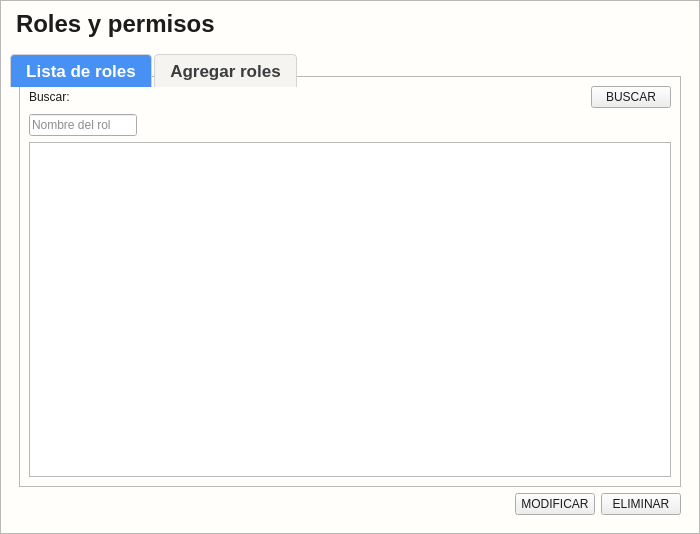
<?xml version="1.0" encoding="UTF-8"?>
<ui version="4.0">
 <class>Control_Roles_Permisos</class>
 <widget class="QWidget" name="Control_Roles_Permisos">
  <property name="geometry">
   <rect>
    <x>0</x>
    <y>0</y>
    <width>700</width>
    <height>534</height>
   </rect>
  </property>
  <property name="minimumSize">
   <size>
    <width>400</width>
    <height>0</height>
   </size>
  </property>
  <property name="maximumSize">
   <size>
    <width>800</width>
    <height>16777215</height>
   </size>
  </property>
  <property name="windowTitle">
   <string>Form</string>
  </property>
  <property name="styleSheet">
   <string notr="true">*{color: #1d1c1c;}
#Control_Roles_Permisos{
background: #fffefb;
}
#etiquetaTitulo_Roles{
font-size:24px;
font-family:Arial;
font-weight:bold;
color: #1d1c1c;
margin-bottom:10px;
}
[objectName*=&quot;contenedor&quot;]{
background: #fffefb;
border:none;
}
#contenedor_permisosscroll{
background: #E3E3E3;
}
[objectName*=&quot;etiquetaTitulo_&quot;]{
font-size:18px;
color: #1d1c1c;
font-weight: bold;
font-family:Arial;
}
[objectName*=&quot;opcion_&quot;]{
font-size:14px;
color: #1d1c1c;
font-family:Arial;
}
[objectName*=&quot;etiquetasubtitulo_&quot;]{
font-size:14px;
color: #1d1c1c;
font-weight: bold;
font-family:Arial;
}
[objectName*=&quot;etiqueta_&quot;]{
font-size:14px;
color: #1d1c1c;
font-weight: bold;
font-family:Arial;
}
[objectName*=&quot;txt_&quot;]{
font-size:14px;
color: #1d1c1c;
font-family:Arial;
background: #F5F5F5;
border-radius:5px;
border: none;
border-bottom: 1px solid #1d1c1c;
min-width: 300px;
}
[objectName*=&quot;btn_btn_&quot;]{
font-size:14px;
color: #fffefb;
font-family:Arial;
font-weight: bold;
background: #00619a;
border-radius:5px;
height: 25px;
border: none;
padding-left: 10px;
padding-right:10px;
}
[objectName*=&quot;txt_&quot;]:focus{
border: none;
border-bottom: 2px solid #023375;
}
[objectName*=&quot;btn_btn_&quot;]:hover{
background: #2196F3;
}
/*TABLA*/

[objectName*=&quot;tabla_&quot;] {
    font-family: Arial;
    font-size: 14px;
background: #E3E3E3;
}

/* Encabezados de la tabla */

[objectName*=&quot;tabla_&quot;] {
font-family: Arial;
font-size: 14px;
background: #E3E3E3;
border: 1px solid #4791F5;
}

[objectName*=&quot;tabla_&quot;] QTableView {
background-color: #ffffff;
alternate-background-color: #f0f0f0;
selection-background-color: #cce4ff;
selection-color: black;
}

/* Encabezados */
[objectName*=&quot;tabla_&quot;] QHeaderView::section {
background-color: #023375;
color: white;
font-size: 16px;
padding: 5px;
border: 1px solid gray;
}

[objectName*=&quot;tabla_&quot;] QHeaderView::horizontal,
[objectName*=&quot;tabla_&quot;] QHeaderView::vertical {
background-color: #023375;
color: white;
}

/* Ítems seleccionados */
[objectName*=&quot;tabla_&quot;] QTableView::item:selected {
background-color: #cce4ff;
color: black;
}


QTabWidget::pane {
        border: none;
        position: absolute;
        top: -20px;
    }
    
    /* Pestaña no seleccionada */
    QTabBar::tab {
        background: #F5F4F1;
        color: #3B3C3D;
        border: 1px solid #D3D3D3;
        border-bottom: none;
        padding: 6px 15px;
        min-width: 80px;
        border-top-left-radius: 4px;
        border-top-right-radius: 4px;
        margin-right: 2px;
    }
    
    /* Pestaña seleccionada */
    QTabBar::tab:selected {
        background: #4791F5;
        color: white;
        font-weight: bold;
    }
    
    /* Pestaña al pasar el mouse */
    QTabBar::tab:hover {
        background: #E8E8E8;
    }
    
    /* Pestaña deshabilitada */
    QTabBar::tab:disabled {
        background: #EEEEEE;
        color: #AAAAAA;
    }
    
    /* Área de las pestañas */
    QTabBar {
        background: transparent;
    }</string>
  </property>
  <layout class="QGridLayout" name="gridLayout">
   <property name="leftMargin">
    <number>0</number>
   </property>
   <property name="topMargin">
    <number>0</number>
   </property>
   <property name="rightMargin">
    <number>0</number>
   </property>
   <property name="bottomMargin">
    <number>0</number>
   </property>
   <property name="spacing">
    <number>0</number>
   </property>
   <item row="0" column="0">
    <widget class="QFrame" name="contenedor">
     <property name="frameShape">
      <enum>QFrame::Shape::StyledPanel</enum>
     </property>
     <property name="frameShadow">
      <enum>QFrame::Shadow::Raised</enum>
     </property>
     <layout class="QGridLayout" name="gridLayout_4">
      <item row="0" column="0">
       <widget class="QLabel" name="etiquetaTitulo_Roles">
        <property name="text">
         <string>Roles y permisos</string>
        </property>
       </widget>
      </item>
      <item row="1" column="0">
       <widget class="QTabWidget" name="contenedor_funcionesroles">
        <property name="font">
         <font>
          <pointsize>13</pointsize>
          <bold>true</bold>
         </font>
        </property>
        <property name="currentIndex">
         <number>0</number>
        </property>
        <widget class="QWidget" name="contenedor_funcionlistaroles">
         <attribute name="title">
          <string>Lista de roles</string>
         </attribute>
         <layout class="QGridLayout" name="gridLayout_2">
          <item row="0" column="0" colspan="5">
           <widget class="QFrame" name="contenedor_tabla">
            <property name="frameShape">
             <enum>QFrame::Shape::StyledPanel</enum>
            </property>
            <property name="frameShadow">
             <enum>QFrame::Shadow::Raised</enum>
            </property>
            <layout class="QGridLayout" name="gridLayout_3">
             <item row="0" column="3">
              <widget class="QPushButton" name="btn_btn_buscar">
               <property name="cursor">
                <cursorShape>PointingHandCursor</cursorShape>
               </property>
               <property name="text">
                <string>BUSCAR</string>
               </property>
              </widget>
             </item>
             <item row="1" column="0" colspan="2">
              <widget class="QLineEdit" name="txt_Buscar_nombrerol">
               <property name="placeholderText">
                <string>Nombre del rol</string>
               </property>
              </widget>
             </item>
             <item row="0" column="0">
              <widget class="QLabel" name="etiqueta_buscar">
               <property name="text">
                <string>Buscar:</string>
               </property>
              </widget>
             </item>
             <item row="1" column="2">
              <spacer name="horizontalSpacer_2">
               <property name="orientation">
                <enum>Qt::Orientation::Horizontal</enum>
               </property>
               <property name="sizeHint" stdset="0">
                <size>
                 <width>40</width>
                 <height>20</height>
                </size>
               </property>
              </spacer>
             </item>
             <item row="0" column="1" colspan="2">
              <spacer name="horizontalSpacer">
               <property name="orientation">
                <enum>Qt::Orientation::Horizontal</enum>
               </property>
               <property name="sizeHint" stdset="0">
                <size>
                 <width>40</width>
                 <height>20</height>
                </size>
               </property>
              </spacer>
             </item>
             <item row="2" column="0" colspan="4">
              <widget class="QTableView" name="tabla_listaroles">
               <property name="editTriggers">
                <set>QAbstractItemView::EditTrigger::NoEditTriggers</set>
               </property>
               <property name="alternatingRowColors">
                <bool>true</bool>
               </property>
               <property name="selectionMode">
                <enum>QAbstractItemView::SelectionMode::SingleSelection</enum>
               </property>
               <property name="selectionBehavior">
                <enum>QAbstractItemView::SelectionBehavior::SelectRows</enum>
               </property>
               <property name="gridStyle">
                <enum>Qt::PenStyle::DashLine</enum>
               </property>
               <attribute name="horizontalHeaderStretchLastSection">
                <bool>true</bool>
               </attribute>
              </widget>
             </item>
            </layout>
           </widget>
          </item>
          <item row="2" column="4" alignment="Qt::AlignmentFlag::AlignRight">
           <widget class="QPushButton" name="btn_btn_eliminarrol">
            <property name="text">
             <string>ELIMINAR</string>
            </property>
            <property name="icon">
             <iconset resource="../../Source/iconosSVG.qrc">
              <normaloff>:/iconosBlancos/Icons/iconos/Blanco/eliminar_blanco.svg</normaloff>:/iconosBlancos/Icons/iconos/Blanco/eliminar_blanco.svg</iconset>
            </property>
            <property name="iconSize">
             <size>
              <width>20</width>
              <height>20</height>
             </size>
            </property>
           </widget>
          </item>
          <item row="2" column="3">
           <widget class="QPushButton" name="btn_btn_modificarrol">
            <property name="text">
             <string>MODIFICAR</string>
            </property>
            <property name="icon">
             <iconset resource="../../Source/iconosSVG.qrc">
              <normaloff>:/iconosBlancos/Icons/iconos/Blanco/actualizar_blanco.svg</normaloff>:/iconosBlancos/Icons/iconos/Blanco/actualizar_blanco.svg</iconset>
            </property>
            <property name="iconSize">
             <size>
              <width>20</width>
              <height>20</height>
             </size>
            </property>
           </widget>
          </item>
          <item row="2" column="1">
           <spacer name="horizontalSpacer_3">
            <property name="orientation">
             <enum>Qt::Orientation::Horizontal</enum>
            </property>
            <property name="sizeHint" stdset="0">
             <size>
              <width>40</width>
              <height>20</height>
             </size>
            </property>
           </spacer>
          </item>
         </layout>
        </widget>
        <widget class="QWidget" name="contenedor_funcioncrearroles">
         <attribute name="title">
          <string>Agregar roles</string>
         </attribute>
         <layout class="QGridLayout" name="gridLayout_7">
          <item row="0" column="0">
           <widget class="QFrame" name="contenedor_2">
            <property name="frameShape">
             <enum>QFrame::Shape::StyledPanel</enum>
            </property>
            <property name="frameShadow">
             <enum>QFrame::Shadow::Raised</enum>
            </property>
            <layout class="QGridLayout" name="gridLayout_5">
             <item row="9" column="1" alignment="Qt::AlignmentFlag::AlignRight">
              <widget class="QPushButton" name="btn_btn_agregar">
               <property name="cursor">
                <cursorShape>PointingHandCursor</cursorShape>
               </property>
               <property name="text">
                <string>GUARDAR</string>
               </property>
               <property name="icon">
                <iconset resource="../../Source/iconosSVG.qrc">
                 <normaloff>:/iconosBlancos/Icons/iconos/Blanco/guardar_blanco.svg</normaloff>:/iconosBlancos/Icons/iconos/Blanco/guardar_blanco.svg</iconset>
               </property>
               <property name="iconSize">
                <size>
                 <width>20</width>
                 <height>20</height>
                </size>
               </property>
              </widget>
             </item>
             <item row="1" column="0" colspan="2">
              <widget class="Line" name="line">
               <property name="orientation">
                <enum>Qt::Orientation::Horizontal</enum>
               </property>
              </widget>
             </item>
             <item row="8" column="0" colspan="2">
              <widget class="QScrollArea" name="contenedor_permisos">
               <property name="widgetResizable">
                <bool>true</bool>
               </property>
               <widget class="QWidget" name="contenedor_permisosscroll">
                <property name="geometry">
                 <rect>
                  <x>0</x>
                  <y>0</y>
                  <width>634</width>
                  <height>518</height>
                 </rect>
                </property>
                <layout class="QGridLayout" name="gridLayout_6">
                 <item row="8" column="4">
                  <widget class="QLabel" name="etiquetasubtitulo_puestos">
                   <property name="text">
                    <string>Puestos</string>
                   </property>
                  </widget>
                 </item>
                 <item row="17" column="0">
                  <widget class="QCheckBox" name="opcion_modificargrupopermisos">
                   <property name="text">
                    <string>Modificar</string>
                   </property>
                  </widget>
                 </item>
                 <item row="14" column="0">
                  <widget class="QLabel" name="etiquetasubtitulo_grupopermisos">
                   <property name="text">
                    <string>Grupo de permisos</string>
                   </property>
                  </widget>
                 </item>
                 <item row="14" column="2">
                  <widget class="QLabel" name="etiquetasubtitulo_transacciones">
                   <property name="text">
                    <string>Transacciones</string>
                   </property>
                  </widget>
                 </item>
                 <item row="18" column="0">
                  <widget class="QLabel" name="etiquetasubtitulo_usuarios">
                   <property name="text">
                    <string>Usuarios</string>
                   </property>
                  </widget>
                 </item>
                 <item row="16" column="2">
                  <widget class="QCheckBox" name="opcion_eliminartransacciones">
                   <property name="text">
                    <string>Eliminar</string>
                   </property>
                  </widget>
                 </item>
                 <item row="15" column="4">
                  <widget class="QCheckBox" name="opcion_crearturnos">
                   <property name="text">
                    <string>Crear</string>
                   </property>
                  </widget>
                 </item>
                 <item row="15" column="0">
                  <widget class="QCheckBox" name="opcion_creargrupopermisos">
                   <property name="text">
                    <string>Crear</string>
                   </property>
                  </widget>
                 </item>
                 <item row="15" column="2">
                  <widget class="QCheckBox" name="opcion_creartrasacciones">
                   <property name="text">
                    <string>Crear</string>
                   </property>
                  </widget>
                 </item>
                 <item row="4" column="4">
                  <widget class="QLabel" name="etiquetasubtitulo_cliente">
                   <property name="text">
                    <string>Clientes</string>
                   </property>
                  </widget>
                 </item>
                 <item row="5" column="0">
                  <widget class="QCheckBox" name="opcion_crearempleado">
                   <property name="text">
                    <string>Crear</string>
                   </property>
                  </widget>
                 </item>
                 <item row="4" column="0">
                  <widget class="QLabel" name="etiquetasubtitulo_empleado">
                   <property name="text">
                    <string>Empleados</string>
                   </property>
                  </widget>
                 </item>
                 <item row="6" column="4">
                  <widget class="QCheckBox" name="opcion_eliminarcliente">
                   <property name="text">
                    <string>Eliminar</string>
                   </property>
                  </widget>
                 </item>
                 <item row="11" column="0">
                  <widget class="QCheckBox" name="opcion_modificarsucursal">
                   <property name="text">
                    <string>Modificar</string>
                   </property>
                  </widget>
                 </item>
                 <item row="0" column="0">
                  <widget class="QLabel" name="etiquetasubtitulo_venta">
                   <property name="text">
                    <string>Ventas</string>
                   </property>
                  </widget>
                 </item>
                 <item row="0" column="2">
                  <widget class="QLabel" name="etiquetasubtitulo_compra">
                   <property name="text">
                    <string>Compras</string>
                   </property>
                  </widget>
                 </item>
                 <item row="2" column="2">
                  <widget class="QCheckBox" name="opcion_eliminarcompra">
                   <property name="text">
                    <string>Eliminar</string>
                   </property>
                  </widget>
                 </item>
                 <item row="1" column="0">
                  <widget class="QCheckBox" name="opcion_crearventa">
                   <property name="text">
                    <string>Crear</string>
                   </property>
                  </widget>
                 </item>
                 <item row="8" column="2">
                  <widget class="QLabel" name="etiquetasubtitulo_departamentos">
                   <property name="text">
                    <string>Departamentos</string>
                   </property>
                  </widget>
                 </item>
                 <item row="11" column="4">
                  <widget class="QCheckBox" name="opcion_modificarpuesto">
                   <property name="text">
                    <string>Modificar</string>
                   </property>
                  </widget>
                 </item>
                 <item row="10" column="4">
                  <widget class="QCheckBox" name="opcion_eliminarpuesto">
                   <property name="text">
                    <string>Eliminar</string>
                   </property>
                  </widget>
                 </item>
                 <item row="4" column="2">
                  <widget class="QLabel" name="etiquetasubtitulo_proveedor">
                   <property name="text">
                    <string>Proveedores</string>
                   </property>
                  </widget>
                 </item>
                 <item row="5" column="2">
                  <widget class="QCheckBox" name="opcion_crearproveedor">
                   <property name="text">
                    <string>Crear</string>
                   </property>
                  </widget>
                 </item>
                 <item row="10" column="0">
                  <widget class="QCheckBox" name="opcion_eliminarsucursal">
                   <property name="text">
                    <string>Eliminar</string>
                   </property>
                  </widget>
                 </item>
                 <item row="7" column="4">
                  <widget class="QCheckBox" name="opcion_modificarcliente">
                   <property name="text">
                    <string>Modificar</string>
                   </property>
                  </widget>
                 </item>
                 <item row="8" column="0">
                  <widget class="QLabel" name="etiquetasubtitulo_sucursal">
                   <property name="text">
                    <string>Sucursales</string>
                   </property>
                  </widget>
                 </item>
                 <item row="7" column="2">
                  <widget class="QCheckBox" name="opcion_modificarproveedor">
                   <property name="text">
                    <string>Modificar</string>
                   </property>
                  </widget>
                 </item>
                 <item row="6" column="2">
                  <widget class="QCheckBox" name="opcion_eliminarproveedor">
                   <property name="text">
                    <string>Eliminar</string>
                   </property>
                  </widget>
                 </item>
                 <item row="5" column="4">
                  <widget class="QCheckBox" name="opcion_crearcliente">
                   <property name="text">
                    <string>Crear</string>
                   </property>
                  </widget>
                 </item>
                 <item row="9" column="0">
                  <widget class="QCheckBox" name="opcion_crearsucursal">
                   <property name="text">
                    <string>Crear</string>
                   </property>
                  </widget>
                 </item>
                 <item row="2" column="0">
                  <widget class="QCheckBox" name="opcion_eliminarventa">
                   <property name="text">
                    <string>Eliminar</string>
                   </property>
                  </widget>
                 </item>
                 <item row="1" column="4">
                  <widget class="QCheckBox" name="opcion_crearproducto">
                   <property name="text">
                    <string>Crear</string>
                   </property>
                  </widget>
                 </item>
                 <item row="9" column="4">
                  <widget class="QCheckBox" name="opcion_crearpuestos">
                   <property name="text">
                    <string>Crear</string>
                   </property>
                  </widget>
                 </item>
                 <item row="7" column="0">
                  <widget class="QCheckBox" name="opcion_modificarempleado">
                   <property name="text">
                    <string>Modificar</string>
                   </property>
                  </widget>
                 </item>
                 <item row="6" column="0">
                  <widget class="QCheckBox" name="opcion_eliminarempleado">
                   <property name="text">
                    <string>Eliminar</string>
                   </property>
                  </widget>
                 </item>
                 <item row="3" column="2">
                  <widget class="QCheckBox" name="opcion_modificarcompra">
                   <property name="text">
                    <string>Modificar</string>
                   </property>
                  </widget>
                 </item>
                 <item row="12" column="4">
                  <spacer name="verticalSpacer_3">
                   <property name="orientation">
                    <enum>Qt::Orientation::Vertical</enum>
                   </property>
                   <property name="sizeHint" stdset="0">
                    <size>
                     <width>20</width>
                     <height>40</height>
                    </size>
                   </property>
                  </spacer>
                 </item>
                 <item row="12" column="2">
                  <spacer name="verticalSpacer_2">
                   <property name="orientation">
                    <enum>Qt::Orientation::Vertical</enum>
                   </property>
                   <property name="sizeHint" stdset="0">
                    <size>
                     <width>20</width>
                     <height>40</height>
                    </size>
                   </property>
                  </spacer>
                 </item>
                 <item row="1" column="2">
                  <widget class="QCheckBox" name="opcion_crearcompra">
                   <property name="text">
                    <string>Crear</string>
                   </property>
                  </widget>
                 </item>
                 <item row="2" column="4">
                  <widget class="QCheckBox" name="opcion_eliminarproducto">
                   <property name="text">
                    <string>Eliminar</string>
                   </property>
                  </widget>
                 </item>
                 <item row="0" column="4">
                  <widget class="QLabel" name="etiquetasubtitulo_producto">
                   <property name="text">
                    <string>Productos</string>
                   </property>
                  </widget>
                 </item>
                 <item row="3" column="0">
                  <widget class="QCheckBox" name="opcion_modificarventa">
                   <property name="text">
                    <string>Modificar</string>
                   </property>
                  </widget>
                 </item>
                 <item row="12" column="0">
                  <spacer name="verticalSpacer">
                   <property name="orientation">
                    <enum>Qt::Orientation::Vertical</enum>
                   </property>
                   <property name="sizeHint" stdset="0">
                    <size>
                     <width>20</width>
                     <height>40</height>
                    </size>
                   </property>
                  </spacer>
                 </item>
                 <item row="3" column="4">
                  <widget class="QCheckBox" name="opcion_modificarproducto">
                   <property name="text">
                    <string>Modificar</string>
                   </property>
                  </widget>
                 </item>
                 <item row="9" column="2">
                  <widget class="QCheckBox" name="opcion_creardepartamento">
                   <property name="text">
                    <string>Crear</string>
                   </property>
                  </widget>
                 </item>
                 <item row="10" column="2">
                  <widget class="QCheckBox" name="opcion_eliminardepartamento">
                   <property name="text">
                    <string>Eliminar</string>
                   </property>
                  </widget>
                 </item>
                 <item row="11" column="2">
                  <widget class="QCheckBox" name="opcion_modificardepartamento">
                   <property name="text">
                    <string>Modificar</string>
                   </property>
                  </widget>
                 </item>
                 <item row="16" column="4">
                  <widget class="QCheckBox" name="opcion_eliminarturnos">
                   <property name="text">
                    <string>Eliminar</string>
                   </property>
                  </widget>
                 </item>
                 <item row="17" column="2">
                  <widget class="QCheckBox" name="opcion_modificartransacciones">
                   <property name="text">
                    <string>Modificar</string>
                   </property>
                  </widget>
                 </item>
                 <item row="20" column="0">
                  <widget class="QCheckBox" name="opcion_eliminarusuarios">
                   <property name="text">
                    <string>Eliminar</string>
                   </property>
                  </widget>
                 </item>
                 <item row="14" column="4">
                  <widget class="QLabel" name="etiquetasubtitulo_turnos">
                   <property name="text">
                    <string>Turnos</string>
                   </property>
                  </widget>
                 </item>
                 <item row="16" column="0">
                  <widget class="QCheckBox" name="opcion_eliminargrupopermisos">
                   <property name="text">
                    <string>Eliminar</string>
                   </property>
                  </widget>
                 </item>
                 <item row="17" column="4">
                  <widget class="QCheckBox" name="opcion_modificarturnos">
                   <property name="text">
                    <string>Modificar</string>
                   </property>
                  </widget>
                 </item>
                 <item row="19" column="0">
                  <widget class="QCheckBox" name="opcion_crearusuarios">
                   <property name="text">
                    <string>Crear</string>
                   </property>
                  </widget>
                 </item>
                 <item row="21" column="0">
                  <widget class="QCheckBox" name="opcion_modificarusuarios">
                   <property name="text">
                    <string>Modificar</string>
                   </property>
                  </widget>
                 </item>
                 <item row="0" column="1" rowspan="22">
                  <widget class="Line" name="line_2">
                   <property name="orientation">
                    <enum>Qt::Orientation::Vertical</enum>
                   </property>
                  </widget>
                 </item>
                 <item row="0" column="3" rowspan="22">
                  <widget class="Line" name="line_3">
                   <property name="orientation">
                    <enum>Qt::Orientation::Vertical</enum>
                   </property>
                  </widget>
                 </item>
                </layout>
               </widget>
              </widget>
             </item>
             <item row="6" column="0" colspan="2">
              <widget class="QLineEdit" name="txt_descripcionrol"/>
             </item>
             <item row="4" column="0">
              <widget class="QLabel" name="etiqueta_descripcionrol">
               <property name="text">
                <string>Descripción:</string>
               </property>
              </widget>
             </item>
             <item row="0" column="0">
              <widget class="QLabel" name="etiquetaTitulo_rol">
               <property name="text">
                <string>Nuevo Rol</string>
               </property>
              </widget>
             </item>
             <item row="2" column="0">
              <widget class="QLabel" name="etiqueta_nombrerol">
               <property name="text">
                <string>Nombre:</string>
               </property>
              </widget>
             </item>
             <item row="3" column="0" colspan="2">
              <widget class="QLineEdit" name="txt_nombrerol"/>
             </item>
            </layout>
           </widget>
          </item>
         </layout>
        </widget>
       </widget>
      </item>
     </layout>
    </widget>
   </item>
  </layout>
 </widget>
 <tabstops>
  <tabstop>txt_Buscar_nombrerol</tabstop>
  <tabstop>tabla_listaroles</tabstop>
  <tabstop>btn_btn_modificarrol</tabstop>
  <tabstop>btn_btn_eliminarrol</tabstop>
  <tabstop>btn_btn_buscar</tabstop>
  <tabstop>txt_nombrerol</tabstop>
  <tabstop>txt_descripcionrol</tabstop>
  <tabstop>opcion_crearventa</tabstop>
  <tabstop>opcion_eliminarventa</tabstop>
  <tabstop>opcion_modificarventa</tabstop>
  <tabstop>opcion_crearcompra</tabstop>
  <tabstop>opcion_eliminarcompra</tabstop>
  <tabstop>opcion_modificarcompra</tabstop>
  <tabstop>opcion_crearproducto</tabstop>
  <tabstop>opcion_eliminarproducto</tabstop>
  <tabstop>opcion_modificarproducto</tabstop>
  <tabstop>opcion_crearempleado</tabstop>
  <tabstop>opcion_eliminarempleado</tabstop>
  <tabstop>opcion_modificarempleado</tabstop>
  <tabstop>opcion_crearproveedor</tabstop>
  <tabstop>opcion_eliminarproveedor</tabstop>
  <tabstop>opcion_modificarproveedor</tabstop>
  <tabstop>opcion_crearcliente</tabstop>
  <tabstop>opcion_eliminarcliente</tabstop>
  <tabstop>opcion_modificarcliente</tabstop>
  <tabstop>opcion_crearsucursal</tabstop>
  <tabstop>opcion_eliminarsucursal</tabstop>
  <tabstop>opcion_modificarsucursal</tabstop>
  <tabstop>btn_btn_agregar</tabstop>
  <tabstop>contenedor_permisos</tabstop>
  <tabstop>contenedor_funcionesroles</tabstop>
 </tabstops>
 <resources>
  <include location="../../Source/iconosSVG.qrc"/>
 </resources>
 <connections/>
</ui>
